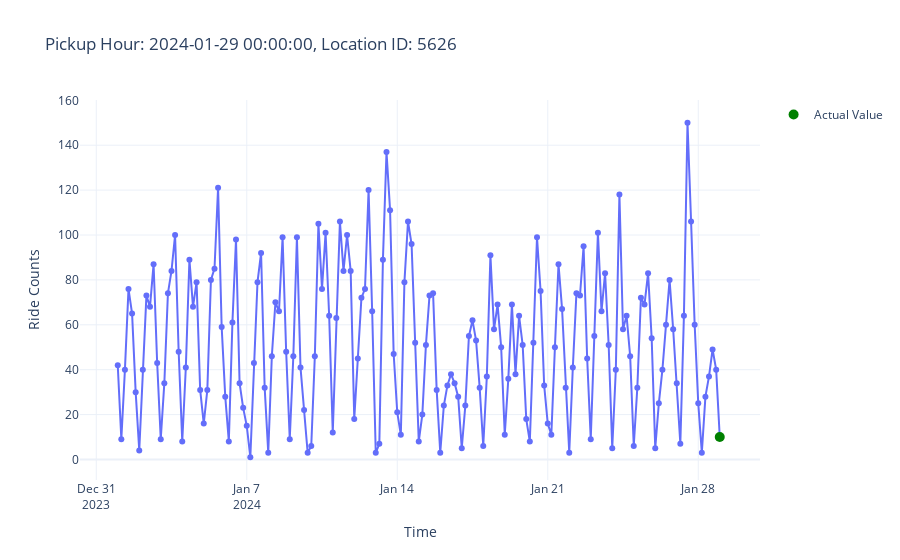

The notebook cell this image was saved under:
### Code cell
from src.plot_utils import plot_aggregated_time_series

plot_aggregated_time_series(features, targets, row_id=1)

### Figure 1 — Plotly figure (JSON) as saved in the notebook; plotly's stock layout.template omitted (floating-point values rounded to 4 significant figures; data arrays with more than 128 entries replaced by an {"elided": "..."} marker saying what was removed)
{"data": [{"hovertemplate": "Time=%{x}<br>Ride Counts=%{y}<extra></extra>", "legendgroup": "", "line": {"color": "#636efa", "dash": "solid"}, "marker": {"symbol": "circle"}, "mode": "lines+markers", "name": "", "orientation": "v", "showlegend": false, "type": "scatter", "x": {"elided": "169 str values"}, "xaxis": "x", "y": {"elided": "169 int values"}, "yaxis": "y"}, {"line": {"color": "green"}, "marker": {"size": 10}, "mode": "markers", "name": "Actual Value", "type": "scatter", "x": ["2024-01-29T00:00:00.000000000"], "y": [10]}], "layout": {"legend": {"tracegroupgap": 0}, "title": {"text": "Pickup Hour: 2024-01-29 00:00:00, Location ID: 5626"}, "xaxis": {"anchor": "y", "domain": [0, 1], "title": {"text": "Time"}}, "yaxis": {"anchor": "x", "domain": [0, 1], "title": {"text": "Ride Counts"}}}}
